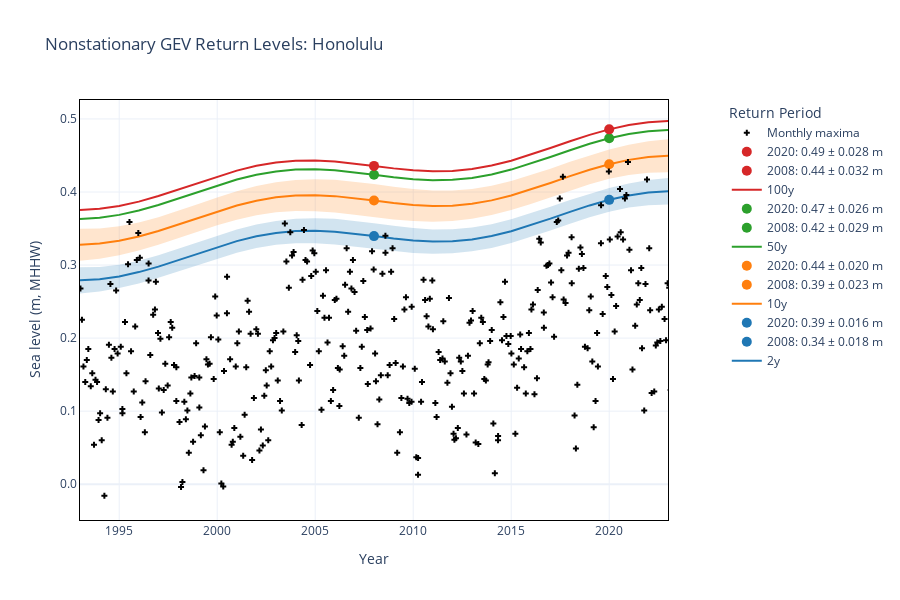

Source (notebook cell):
### Markdown cell above
We can also make it interactive.

### Code cell
#The mean of the location parameter should be the mean of the monthly maxima
meanmaxSL = w_cvte2[1]-STNDtoMHHW
#The standard deviation should be the standard deviation of the monthly maxima  
rangemaxSL = w_cvte2[2]
fig = plotting.plotTimeDependentReturnValue_plotly(stationID, 
                                                   STNDtoMHHW, 
                                                   dirs['model_output_dir'], 
                                                   station_name, 
                                                   mm, 
                                                   year0plot, 
                                                   meanmaxSL, 
                                                   rangemaxSL,
                                                   specModel='RL_muN.nc')

### Figure 1 — Plotly figure (JSON) as saved in the notebook; plotly's stock layout.template omitted (floating-point values rounded to 4 significant figures; data arrays with more than 128 entries replaced by an {"elided": "..."} marker saying what was removed)
{"data": [{"hovertemplate": "%{x:.0f}: %{y:.3f} m", "line": {"color": "#1f77b4", "width": 2}, "mode": "lines", "name": "2y", "type": "scatter", "x": [1993.0, 1994.0, 1995.0, 1996.0, 1997.0, 1998.0, 1999.0, 2000.0, 2001.0, 2002.0, 2003.0, 2004.0, 2005.0, 2006.0, 2007.0, 2008.0, 2009.0, 2010.0, 2011.0, 2012.0, 2013.0, 2014.0, 2015.0, 2016.0, 2017.0, 2018.0, 2019.0, 2020.0, 2021.0, 2022.0, 2023.0, 2024.0], "y": [0.2791, 0.2807, 0.2845, 0.2904, 0.2979, 0.3066, 0.3158, 0.3247, 0.3328, 0.3393, 0.344, 0.3466, 0.347, 0.3457, 0.343, 0.3397, 0.3362, 0.3335, 0.3321, 0.3325, 0.3351, 0.3398, 0.3464, 0.3545, 0.3636, 0.3728, 0.3816, 0.3893, 0.3952, 0.3992, 0.401, 0.4007]}, {"hovertemplate": "%{x:.0f}: %{y:.3f} m", "marker": {"color": "#1f77b4", "size": 10}, "mode": "markers+text", "name": "2008: 0.34 ± 0.018 m", "textposition": "top right", "type": "scatter", "x": [2008], "y": [0.3397]}, {"hovertemplate": "%{x:.0f}: %{y:.3f} m", "marker": {"color": "#1f77b4", "size": 10}, "mode": "markers+text", "name": "2020: 0.39 ± 0.016 m", "textposition": "top right", "type": "scatter", "x": [2020], "y": [0.3893]}, {"hovertemplate": "%{x:.0f}: %{y:.3f} m", "line": {"color": "#ff7f0e", "width": 2}, "mode": "lines", "name": "10y", "type": "scatter", "x": [1993.0, 1994.0, 1995.0, 1996.0, 1997.0, 1998.0, 1999.0, 2000.0, 2001.0, 2002.0, 2003.0, 2004.0, 2005.0, 2006.0, 2007.0, 2008.0, 2009.0, 2010.0, 2011.0, 2012.0, 2013.0, 2014.0, 2015.0, 2016.0, 2017.0, 2018.0, 2019.0, 2020.0, 2021.0, 2022.0, 2023.0, 2024.0], "y": [0.3278, 0.3294, 0.3332, 0.3391, 0.3467, 0.3554, 0.3646, 0.3735, 0.3816, 0.3881, 0.3928, 0.3953, 0.3957, 0.3944, 0.3916, 0.3883, 0.3849, 0.3821, 0.3808, 0.3812, 0.3838, 0.3885, 0.3952, 0.4033, 0.4124, 0.4217, 0.4305, 0.4381, 0.444, 0.4479, 0.4497, 0.4494]}, {"hovertemplate": "%{x:.0f}: %{y:.3f} m", "marker": {"color": "#ff7f0e", "size": 10}, "mode": "markers+text", "name": "2008: 0.39 ± 0.023 m", "textposition": "top right", "type": "scatter", "x": [2008], "y": [0.3883]}, {"hovertemplate": "%{x:.0f}: %{y:.3f} m", "marker": {"color": "#ff7f0e", "size": 10}, "mode": "markers+text", "name": "2020: 0.44 ± 0.020 m", "textposition": "top right", "type": "scatter", "x": [2020], "y": [0.4381]}, {"hovertemplate": "%{x:.0f}: %{y:.3f} m", "line": {"color": "#2ca02c", "width": 2}, "mode": "lines", "name": "50y", "type": "scatter", "x": [1993.0, 1994.0, 1995.0, 1996.0, 1997.0, 1998.0, 1999.0, 2000.0, 2001.0, 2002.0, 2003.0, 2004.0, 2005.0, 2006.0, 2007.0, 2008.0, 2009.0, 2010.0, 2011.0, 2012.0, 2013.0, 2014.0, 2015.0, 2016.0, 2017.0, 2018.0, 2019.0, 2020.0, 2021.0, 2022.0, 2023.0, 2024.0], "y": [0.3632, 0.3649, 0.3687, 0.3746, 0.3822, 0.391, 0.4002, 0.4091, 0.4171, 0.4236, 0.4282, 0.4307, 0.4311, 0.4297, 0.427, 0.4236, 0.4202, 0.4175, 0.4162, 0.4166, 0.4192, 0.424, 0.4307, 0.4389, 0.448, 0.4572, 0.466, 0.4736, 0.4795, 0.4833, 0.4851, 0.4848]}, {"hovertemplate": "%{x:.0f}: %{y:.3f} m", "marker": {"color": "#2ca02c", "size": 10}, "mode": "markers+text", "name": "2008: 0.42 ± 0.029 m", "textposition": "top right", "type": "scatter", "x": [2008], "y": [0.4236]}, {"hovertemplate": "%{x:.0f}: %{y:.3f} m", "marker": {"color": "#2ca02c", "size": 10}, "mode": "markers+text", "name": "2020: 0.47 ± 0.026 m", "textposition": "top right", "type": "scatter", "x": [2020], "y": [0.4736]}, {"hovertemplate": "%{x:.0f}: %{y:.3f} m", "line": {"color": "#d62728", "width": 2}, "mode": "lines", "name": "100y", "type": "scatter", "x": [1993.0, 1994.0, 1995.0, 1996.0, 1997.0, 1998.0, 1999.0, 2000.0, 2001.0, 2002.0, 2003.0, 2004.0, 2005.0, 2006.0, 2007.0, 2008.0, 2009.0, 2010.0, 2011.0, 2012.0, 2013.0, 2014.0, 2015.0, 2016.0, 2017.0, 2018.0, 2019.0, 2020.0, 2021.0, 2022.0, 2023.0, 2024.0], "y": [0.3753, 0.377, 0.3809, 0.3868, 0.3944, 0.4032, 0.4124, 0.4213, 0.4293, 0.4358, 0.4404, 0.4429, 0.4433, 0.4419, 0.4391, 0.4358, 0.4323, 0.4296, 0.4283, 0.4288, 0.4314, 0.4362, 0.4429, 0.4511, 0.4602, 0.4695, 0.4782, 0.4858, 0.4916, 0.4955, 0.4972, 0.4969]}, {"hovertemplate": "%{x:.0f}: %{y:.3f} m", "marker": {"color": "#d62728", "size": 10}, "mode": "markers+text", "name": "2008: 0.44 ± 0.032 m", "textposition": "top right", "type": "scatter", "x": [2008], "y": [0.4358]}, {"hovertemplate": "%{x:.0f}: %{y:.3f} m", "marker": {"color": "#d62728", "size": 10}, "mode": "markers+text", "name": "2020: 0.49 ± 0.028 m", "textposition": "top right", "type": "scatter", "x": [2020], "y": [0.4858]}, {"fillcolor": "rgba(31.0, 119.0, 180.0, 0.2)", "hoverlabel": {"bgcolor": "rgba(31.0, 119.0, 180.0, 0.2)", "font": {"color": "#1f77b4"}}, "hovertemplate": "%{x:.0f}: %{y:.3f} m", "line": {"color": "rgba(31.0, 119.0, 180.0, 0)"}, "mode": "lines", "name": "Upper Confidence Interval", "showlegend": false, "type": "scatter", "x": [1993.0, 1994.0, 1995.0, 1996.0, 1997.0, 1998.0, 1999.0, 2000.0, 2001.0, 2002.0, 2003.0, 2004.0, 2005.0, 2006.0, 2007.0, 2008.0, 2009.0, 2010.0, 2011.0, 2012.0, 2013.0, 2014.0, 2015.0, 2016.0, 2017.0, 2018.0, 2019.0, 2020.0, 2021.0, 2022.0, 2023.0, 2024.0], "y": [0.297, 0.2974, 0.3004, 0.3059, 0.3133, 0.322, 0.3313, 0.3403, 0.3486, 0.3554, 0.3604, 0.3633, 0.3642, 0.3632, 0.3607, 0.3573, 0.3536, 0.3506, 0.3488, 0.3489, 0.3513, 0.356, 0.3627, 0.3709, 0.3799, 0.3891, 0.3978, 0.4055, 0.4118, 0.4163, 0.4191, 0.4199]}, {"fill": "tonexty", "fillcolor": "rgba(31.0, 119.0, 180.0, 0.2)", "hoverlabel": {"bgcolor": "rgba(31.0, 119.0, 180.0, 0.2)", "font": {"color": "#1f77b4"}}, "hovertemplate": "%{x:.0f}: %{y:.3f} m", "line": {"color": "rgba(31.0, 119.0, 180.0, 0)"}, "mode": "lines", "name": "Lower Confidence Interval", "showlegend": false, "type": "scatter", "x": [1993.0, 1994.0, 1995.0, 1996.0, 1997.0, 1998.0, 1999.0, 2000.0, 2001.0, 2002.0, 2003.0, 2004.0, 2005.0, 2006.0, 2007.0, 2008.0, 2009.0, 2010.0, 2011.0, 2012.0, 2013.0, 2014.0, 2015.0, 2016.0, 2017.0, 2018.0, 2019.0, 2020.0, 2021.0, 2022.0, 2023.0, 2024.0], "y": [0.2612, 0.2639, 0.2685, 0.2748, 0.2825, 0.2912, 0.3003, 0.309, 0.317, 0.3233, 0.3276, 0.3298, 0.3298, 0.3282, 0.3253, 0.322, 0.3188, 0.3164, 0.3154, 0.3162, 0.3188, 0.3235, 0.33, 0.3381, 0.3472, 0.3566, 0.3654, 0.373, 0.3787, 0.382, 0.3829, 0.3815]}, {"fillcolor": "rgba(255.0, 127.0, 14.0, 0.2)", "hoverlabel": {"bgcolor": "rgba(255.0, 127.0, 14.0, 0.2)", "font": {"color": "#ff7f0e"}}, "hovertemplate": "%{x:.0f}: %{y:.3f} m", "line": {"color": "rgba(255.0, 127.0, 14.0, 0)"}, "mode": "lines", "name": "Upper Confidence Interval", "showlegend": false, "type": "scatter", "x": [1993.0, 1994.0, 1995.0, 1996.0, 1997.0, 1998.0, 1999.0, 2000.0, 2001.0, 2002.0, 2003.0, 2004.0, 2005.0, 2006.0, 2007.0, 2008.0, 2009.0, 2010.0, 2011.0, 2012.0, 2013.0, 2014.0, 2015.0, 2016.0, 2017.0, 2018.0, 2019.0, 2020.0, 2021.0, 2022.0, 2023.0, 2024.0], "y": [0.3498, 0.3501, 0.353, 0.3582, 0.3654, 0.3741, 0.3834, 0.3926, 0.401, 0.4081, 0.4133, 0.4165, 0.4176, 0.4167, 0.4143, 0.4109, 0.4072, 0.404, 0.4021, 0.402, 0.4041, 0.4085, 0.4149, 0.423, 0.432, 0.4413, 0.4501, 0.4581, 0.4646, 0.4694, 0.4722, 0.4731]}, {"fill": "tonexty", "fillcolor": "rgba(255.0, 127.0, 14.0, 0.2)", "hoverlabel": {"bgcolor": "rgba(255.0, 127.0, 14.0, 0.2)", "font": {"color": "#ff7f0e"}}, "hovertemplate": "%{x:.0f}: %{y:.3f} m", "line": {"color": "rgba(255.0, 127.0, 14.0, 0)"}, "mode": "lines", "name": "Lower Confidence Interval", "showlegend": false, "type": "scatter", "x": [1993.0, 1994.0, 1995.0, 1996.0, 1997.0, 1998.0, 1999.0, 2000.0, 2001.0, 2002.0, 2003.0, 2004.0, 2005.0, 2006.0, 2007.0, 2008.0, 2009.0, 2010.0, 2011.0, 2012.0, 2013.0, 2014.0, 2015.0, 2016.0, 2017.0, 2018.0, 2019.0, 2020.0, 2021.0, 2022.0, 2023.0, 2024.0], "y": [0.3058, 0.3087, 0.3135, 0.3201, 0.328, 0.3367, 0.3458, 0.3545, 0.3622, 0.3682, 0.3722, 0.374, 0.3738, 0.372, 0.369, 0.3656, 0.3625, 0.3602, 0.3595, 0.3605, 0.3635, 0.3685, 0.3754, 0.3837, 0.3928, 0.4021, 0.4108, 0.4181, 0.4234, 0.4264, 0.4271, 0.4256]}, {"hovertemplate": "%{x:.0f}: %{y:.3f} m", "marker": {"color": "black", "size": 5, "symbol": "cross"}, "mode": "markers", "name": "Monthly maxima", "type": "scatter", "x": {"elided": "384 float values"}, "y": {"elided": "384 float values"}}], "layout": {"height": 600, "legend": {"title": {"text": "Return Period"}, "x": 1.1, "y": 1}, "title": {"text": "Nonstationary GEV Return Levels: Honolulu"}, "width": 900, "xaxis": {"linecolor": "black", "mirror": true, "range": [1993, 2023], "showline": true, "tickformat": ".0f", "title": {"text": "Year"}}, "yaxis": {"linecolor": "black", "mirror": true, "range": [[0.08432], [0.1699]], "showline": true, "tickformat": ".1f", "title": {"text": "Sea level (m, MHHW)"}}}}
